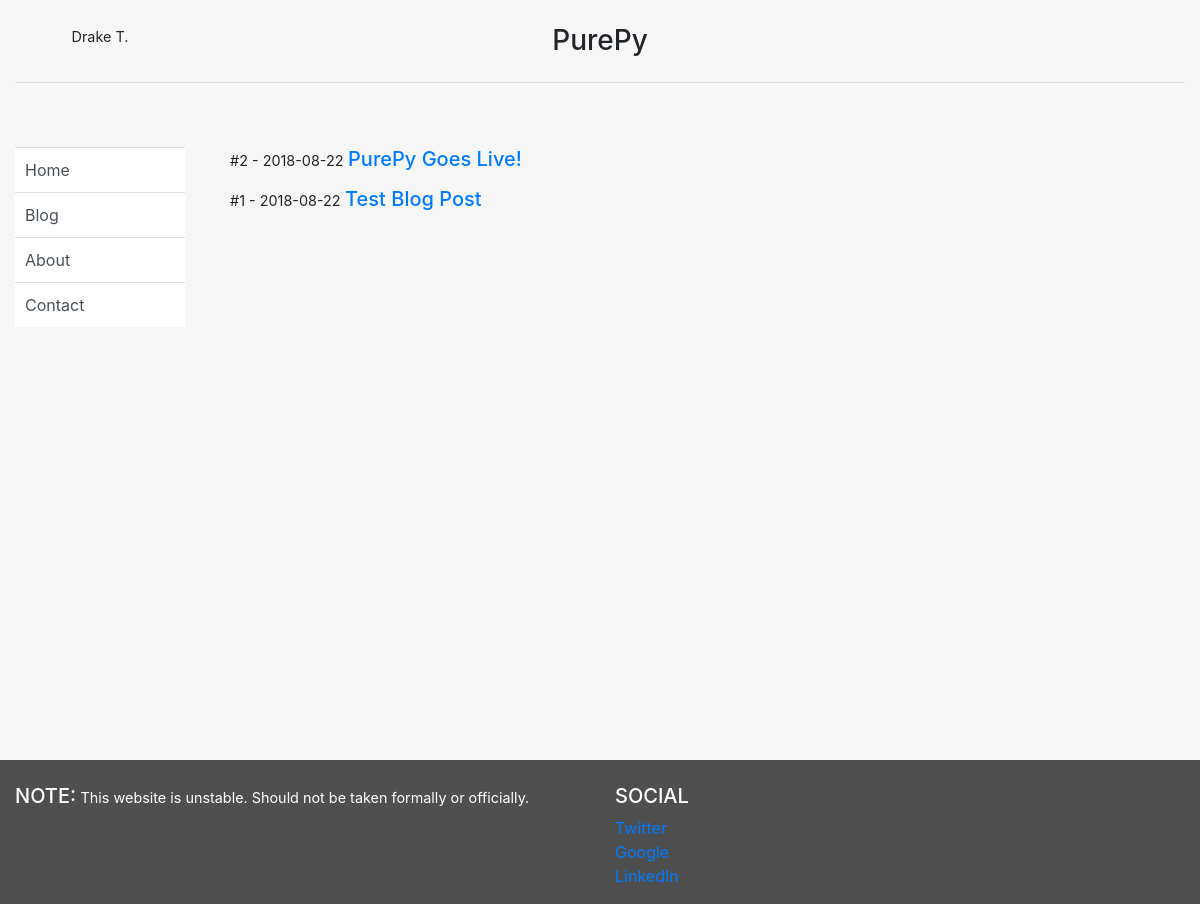
/blog/, run on an earlier commit of the app's database.
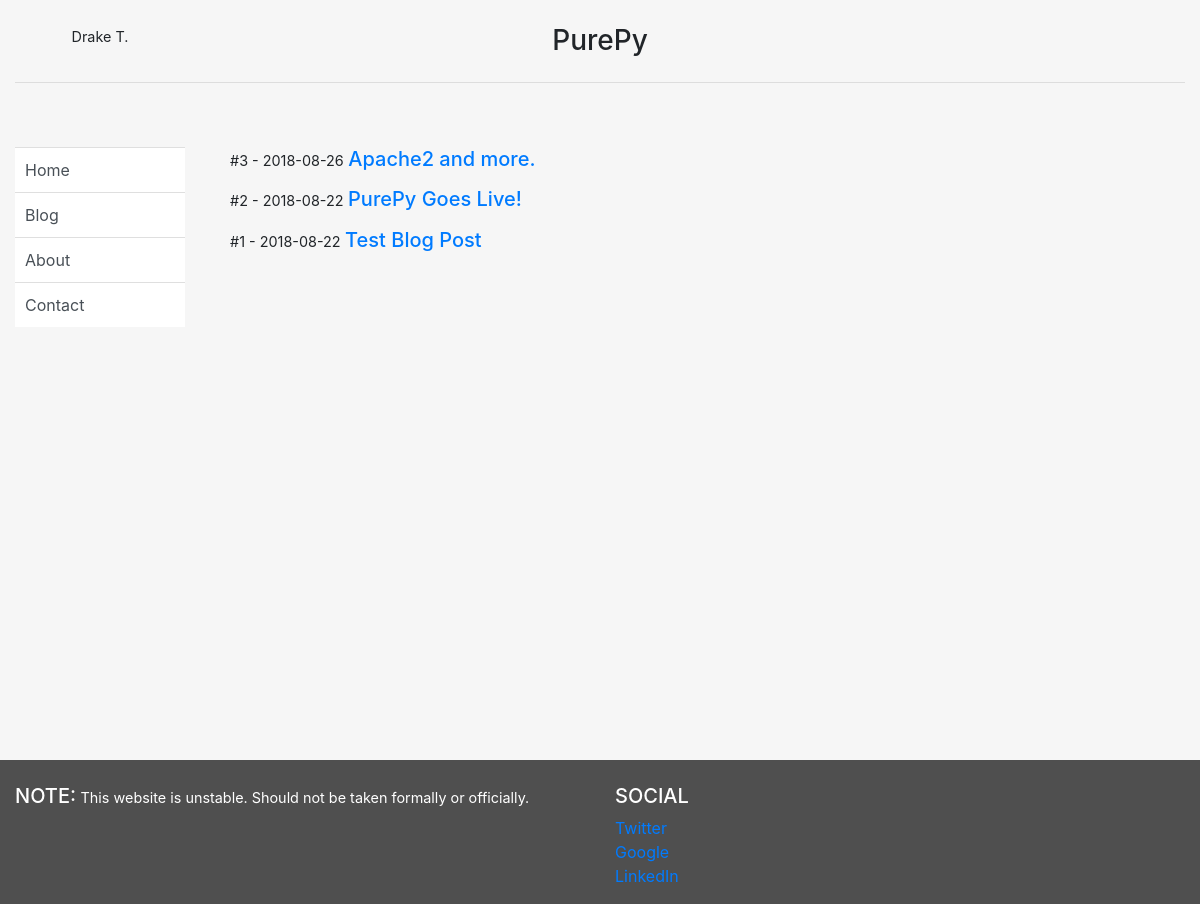
And on a later commit of the database.
### blog/models.py (models this page shows, shortened)
class Post(models.Model):
    title = models.CharField(max_length=140)
    body = models.TextField()
    date = models.DateTimeField()

### blog/templates/blog/blog.html (shortened to what this page needs)
{% extends "personal/header.html" %}
{% block content %}
	<div class="row">
		<div class="col-sm-8">
			{% for post in object_list %}
			<p>#{{post.id}} - {{ post.date|date:"Y-m-d" }}</p>
			<h5><a href="/blog/{{post.id}}">{{ post.title }}</a></h5>
			<br>
			{% endfor %}
		</div>
	</div>
{% endblock %}

### personal/templates/personal/header.html (shortened to what this page needs)
<!DOCTYPE html>
<html lang="en">
    <head>
        {% load staticfiles %}
        <link rel="stylesheet" href="{% static 'personal/css/bootstrap.min.css' %}" type = "text/css"/>
        <link rel="stylesheet" href="{% static 'personal/custom.css' %}" type = "text/css"/>
    </head>
    <body class="body" style="background-color:#f6f6f6">
        <div class="container-fluid" style="min-height:95%; ">
            <div class="row">
                <div class="col-sm-2">
                    <br>
                    <center>
                        <p>Drake T.</p>
                    </center>
                </div>
                <div class="col-sm-8">
                    <br>
                    <center>
                        <h3>PurePy</h3>
                    </center>
                </div>
                <div class="col-sm-2">
                    <br>
                </div>
            </div>
            <hr>
            <div class="row">
                <div class="col-sm-2">
                    <br> <br>
                    <div class="list-group list-group-flush">
                            <a href="/" class="list-group-item list-group-item-action">Home</a>
                            <a href="/blog/" class="list-group-item list-group-item-action">Blog</a>
                            <a href="/about/" class="list-group-item list-group-item-action">About</a>
                            <a href="/contact/" class="list-group-item list-group-item-action">Contact</a>
                    </div>
                </div>
                <div class="col-sm-8">
                    <div class='container-fluid'>
                        <br><br>
                        {% block content %}
                        {% endblock %}
                    </div>
                </div>
                <div class="col-sm-2">
                </div>
            </div>
        </div>
    </body>
    <footer class="page-footer font-small pt-4">
        <div class="container-fluid text-center text-md-left">
            <div class="row">
                <div class="col-md-6 mt-md-0 mt-3">
                    <h5 class="text-uppercase">Note:</h5>
                    <p>This website is unstable. Should not be taken formally or officially.</p>
                </div>
                <div class="col-md-3 mb-md-0 mb-3">
                    <h5 class="text-uppercase">Social</h5>
                    <ul class="list-unstyled">
                        <li><a href="https://twitter.com/D_T99">Twitter</a></li>
                        <li><a href="https://plus.google.com/u/0/+DrakeThomas">Google</a></li>
                        <li><a href="https://www.linkedin.com/in/drake-t-320b75152/">LinkedIn</a></li>
                    </ul>
                </div>
            </div>
        </div>
    </footer>
</html>

### personal/static/personal/custom.css (style rules this page uses)
.page-footer { background-color: rgba(0, 0, 0, 0.678); color: white; }
.list-group-item { padding: 10px; }

### personal/templates/personal/header.html (style rules this page uses)
html, body { height:100% }

### blog/templates/blog/blog.html (style rules this page uses)
p, h5 { display: inline-block }
p { font-size: 90% }

What changed in the data, as far as the page shows it:
added Post: id "3", date "2018-08-26", title "Apache2 and more."
